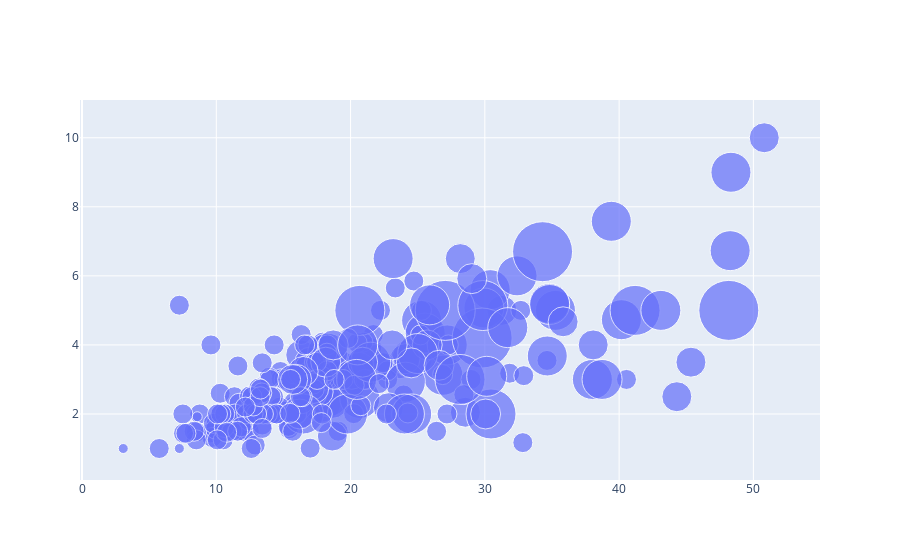

Notebook code cell kept with this figure:
### Code cell
import warnings
warnings.filterwarnings('ignore')
fig=go.Figure()
fig.add_trace(go.Scatter(x=tips['total_bill'],y=tips['tip'],mode='markers',marker_size = 10*tips['size']))

### Figure 1 — Plotly figure (JSON) as saved in the notebook; plotly's stock layout.template omitted (floating-point values rounded to 4 significant figures; data arrays with more than 128 entries replaced by an {"elided": "..."} marker saying what was removed)
{"data": [{"marker": {"size": {"elided": "244 int values"}}, "mode": "markers", "type": "scatter", "x": {"elided": "244 float values"}, "y": {"elided": "244 float values"}}], "layout": {}}
